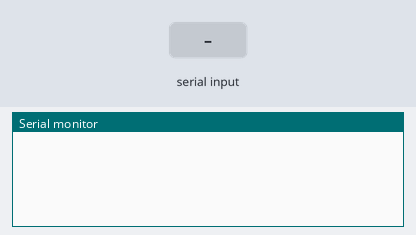
The sketch below on a simulated Arduino Mega 2560, built with avr-gcc and run on an emulated ATmega2560. Parts: the last lines printed to the serial monitor. The inputs (shaded band) are chosen by the test bench.

Above: at 1.3 s.
1.4 s: "F" received over the second serial link
At 2.2 s:
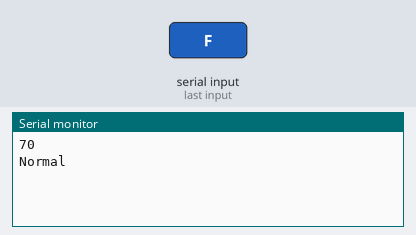
2.9 s: "B" received over the second serial link
At 3.3 s:
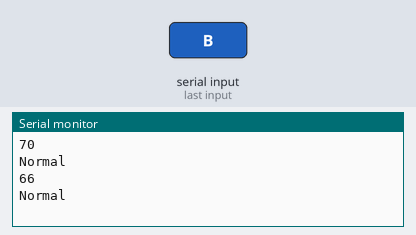

Measured:
- after the input at 1.4 s, the serial monitor: prints a new line at once (image 1)
- after the input at 2.9 s, the serial monitor: prints a new line at once (image 2)

The sketch:

teste_bt-codes.ino
```cpp
#include <SoftwareSerial.h>

const int pinoTX = 52;
const int pinoRX = 53;
int dadoBluetooth = 0;

SoftwareSerial bluetooth(pinoTX, pinoRX);

int numero;

void setup() {
  Serial.begin(9600);
  bluetooth.begin(9600);
  bluetooth.print("$");
  bluetooth.print("$");
  bluetooth.print("$");
  delay(100);
}

void loop() {
  numero = 10;
  if (bluetooth.available()) {
    dadoBluetooth = bluetooth.read();
    Serial.println(dadoBluetooth);
    if (dadoBluetooth == 70 || dadoBluetooth == 66 || dadoBluetooth == 82 || dadoBluetooth == 76 || dadoBluetooth == 83) {
      Serial.println("Normal");
    } else {
      do {
        Serial.println(dadoBluetooth);
        numero = Serial.read();
      } while (numero != 10);
    }
  }
}
```
